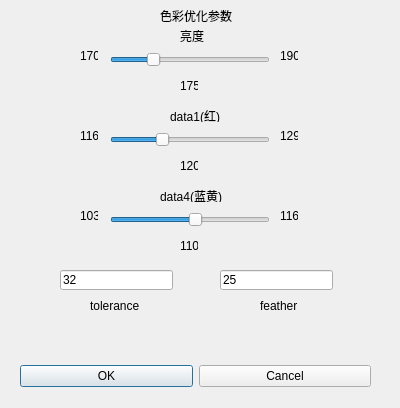
<?xml version="1.0" encoding="UTF-8"?>
<ui version="4.0">
 <class>colorParametersDialog</class>
 <widget class="QDialog" name="colorParametersDialog">
  <property name="geometry">
   <rect>
    <x>0</x>
    <y>0</y>
    <width>400</width>
    <height>408</height>
   </rect>
  </property>
  <property name="windowTitle">
   <string>Dialog</string>
  </property>
  <widget class="QWidget" name="layoutWidget">
   <property name="geometry">
    <rect>
     <x>20</x>
     <y>360</y>
     <width>351</width>
     <height>33</height>
    </rect>
   </property>
   <layout class="QHBoxLayout">
    <property name="spacing">
     <number>6</number>
    </property>
    <property name="margin">
     <number>0</number>
    </property>
    <item>
     <widget class="QPushButton" name="okButton">
      <property name="text">
       <string>OK</string>
      </property>
     </widget>
    </item>
    <item>
     <widget class="QPushButton" name="cancelButton">
      <property name="text">
       <string>Cancel</string>
      </property>
     </widget>
    </item>
   </layout>
  </widget>
  <widget class="QSlider" name="brightnessSlider">
   <property name="geometry">
    <rect>
     <x>110</x>
     <y>50</y>
     <width>160</width>
     <height>19</height>
    </rect>
   </property>
   <property name="minimum">
    <number>170</number>
   </property>
   <property name="maximum">
    <number>190</number>
   </property>
   <property name="sliderPosition">
    <number>175</number>
   </property>
   <property name="orientation">
    <enum>Qt::Horizontal</enum>
   </property>
  </widget>
  <widget class="QSlider" name="redSlider">
   <property name="geometry">
    <rect>
     <x>110</x>
     <y>130</y>
     <width>160</width>
     <height>19</height>
    </rect>
   </property>
   <property name="minimum">
    <number>116</number>
   </property>
   <property name="maximum">
    <number>129</number>
   </property>
   <property name="sliderPosition">
    <number>120</number>
   </property>
   <property name="orientation">
    <enum>Qt::Horizontal</enum>
   </property>
  </widget>
  <widget class="QSlider" name="yellowSlider">
   <property name="geometry">
    <rect>
     <x>110</x>
     <y>210</y>
     <width>160</width>
     <height>19</height>
    </rect>
   </property>
   <property name="minimum">
    <number>103</number>
   </property>
   <property name="maximum">
    <number>116</number>
   </property>
   <property name="value">
    <number>110</number>
   </property>
   <property name="orientation">
    <enum>Qt::Horizontal</enum>
   </property>
  </widget>
  <widget class="QLabel" name="label">
   <property name="geometry">
    <rect>
     <x>180</x>
     <y>30</y>
     <width>24</width>
     <height>12</height>
    </rect>
   </property>
   <property name="text">
    <string>亮度</string>
   </property>
  </widget>
  <widget class="QLabel" name="label_2">
   <property name="geometry">
    <rect>
     <x>170</x>
     <y>110</y>
     <width>54</width>
     <height>12</height>
    </rect>
   </property>
   <property name="text">
    <string>data1(红)</string>
   </property>
  </widget>
  <widget class="QLabel" name="label_3">
   <property name="geometry">
    <rect>
     <x>160</x>
     <y>190</y>
     <width>66</width>
     <height>12</height>
    </rect>
   </property>
   <property name="text">
    <string>data4(蓝黄)</string>
   </property>
  </widget>
  <widget class="QLabel" name="label_4">
   <property name="geometry">
    <rect>
     <x>80</x>
     <y>50</y>
     <width>18</width>
     <height>12</height>
    </rect>
   </property>
   <property name="text">
    <string>170</string>
   </property>
  </widget>
  <widget class="QLabel" name="label_5">
   <property name="geometry">
    <rect>
     <x>280</x>
     <y>50</y>
     <width>18</width>
     <height>12</height>
    </rect>
   </property>
   <property name="text">
    <string>190</string>
   </property>
  </widget>
  <widget class="QLabel" name="label_6">
   <property name="geometry">
    <rect>
     <x>80</x>
     <y>130</y>
     <width>18</width>
     <height>12</height>
    </rect>
   </property>
   <property name="text">
    <string>116</string>
   </property>
  </widget>
  <widget class="QLabel" name="label_7">
   <property name="geometry">
    <rect>
     <x>280</x>
     <y>130</y>
     <width>18</width>
     <height>12</height>
    </rect>
   </property>
   <property name="text">
    <string>129</string>
   </property>
  </widget>
  <widget class="QLabel" name="label_8">
   <property name="geometry">
    <rect>
     <x>80</x>
     <y>210</y>
     <width>18</width>
     <height>12</height>
    </rect>
   </property>
   <property name="text">
    <string>103</string>
   </property>
  </widget>
  <widget class="QLabel" name="label_9">
   <property name="geometry">
    <rect>
     <x>280</x>
     <y>210</y>
     <width>18</width>
     <height>12</height>
    </rect>
   </property>
   <property name="text">
    <string>116</string>
   </property>
  </widget>
  <widget class="QLabel" name="brightnessLabel">
   <property name="geometry">
    <rect>
     <x>180</x>
     <y>80</y>
     <width>18</width>
     <height>12</height>
    </rect>
   </property>
   <property name="text">
    <string>175</string>
   </property>
  </widget>
  <widget class="QLabel" name="redLabel">
   <property name="geometry">
    <rect>
     <x>180</x>
     <y>160</y>
     <width>18</width>
     <height>12</height>
    </rect>
   </property>
   <property name="text">
    <string>120</string>
   </property>
  </widget>
  <widget class="QLabel" name="yellowLabel">
   <property name="geometry">
    <rect>
     <x>180</x>
     <y>240</y>
     <width>18</width>
     <height>12</height>
    </rect>
   </property>
   <property name="text">
    <string>110</string>
   </property>
  </widget>
  <widget class="QLabel" name="label_10">
   <property name="geometry">
    <rect>
     <x>160</x>
     <y>10</y>
     <width>72</width>
     <height>12</height>
    </rect>
   </property>
   <property name="text">
    <string>色彩优化参数</string>
   </property>
  </widget>
  <widget class="QLineEdit" name="toleranceLineEdit">
   <property name="geometry">
    <rect>
     <x>60</x>
     <y>270</y>
     <width>113</width>
     <height>20</height>
    </rect>
   </property>
   <property name="text">
    <string>32</string>
   </property>
  </widget>
  <widget class="QLineEdit" name="featherLineEdit">
   <property name="geometry">
    <rect>
     <x>220</x>
     <y>270</y>
     <width>113</width>
     <height>20</height>
    </rect>
   </property>
   <property name="text">
    <string>25</string>
   </property>
  </widget>
  <widget class="QLabel" name="label_11">
   <property name="geometry">
    <rect>
     <x>90</x>
     <y>300</y>
     <width>54</width>
     <height>12</height>
    </rect>
   </property>
   <property name="text">
    <string>tolerance</string>
   </property>
  </widget>
  <widget class="QLabel" name="label_12">
   <property name="geometry">
    <rect>
     <x>260</x>
     <y>300</y>
     <width>42</width>
     <height>12</height>
    </rect>
   </property>
   <property name="text">
    <string>feather</string>
   </property>
  </widget>
 </widget>
 <resources/>
 <connections>
  <connection>
   <sender>okButton</sender>
   <signal>clicked()</signal>
   <receiver>colorParametersDialog</receiver>
   <slot>accept()</slot>
   <hints>
    <hint type="sourcelabel">
     <x>278</x>
     <y>253</y>
    </hint>
    <hint type="destinationlabel">
     <x>96</x>
     <y>254</y>
    </hint>
   </hints>
  </connection>
  <connection>
   <sender>cancelButton</sender>
   <signal>clicked()</signal>
   <receiver>colorParametersDialog</receiver>
   <slot>reject()</slot>
   <hints>
    <hint type="sourcelabel">
     <x>369</x>
     <y>253</y>
    </hint>
    <hint type="destinationlabel">
     <x>179</x>
     <y>282</y>
    </hint>
   </hints>
  </connection>
 </connections>
</ui>
